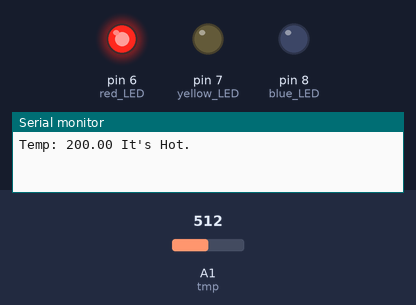
The sketch below on a simulated Arduino Uno, built with avr-gcc and run on an emulated ATmega328P. Parts: output pins drawn as LEDs (lit = HIGH), the last lines printed to the serial monitor. The inputs (shaded band) are chosen by the test bench; at power-on: A1 (tmp) = 512.

Above: at 1.8 s.
1.9 s: A1 (tmp) set to 266
4.2 s: A1 (tmp) set to 245
At 6.8 s:
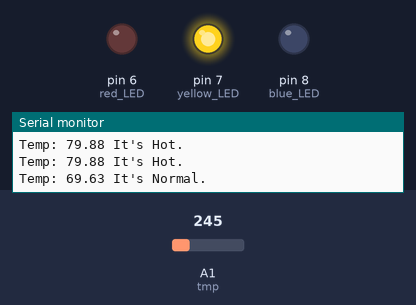
7.5 s: A1 (tmp) set to 152
10.3 s: A1 (tmp) set to 136
At 13.1 s:
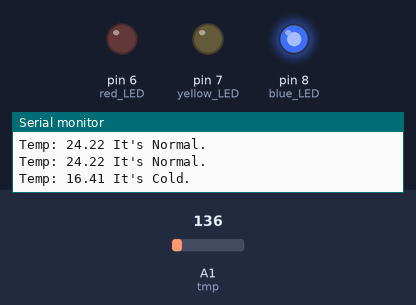
13.6 s: A1 (tmp) set to 306
At 15.7 s:
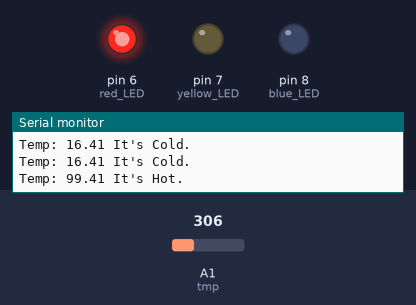
16.6 s: A1 (tmp) set to 122
At 19.5 s:
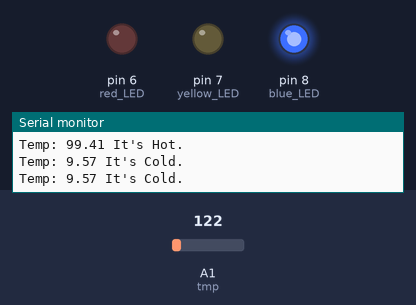
Timing chart, 0 to 20.7 s (numbered marks = the images above; inputs shaded):
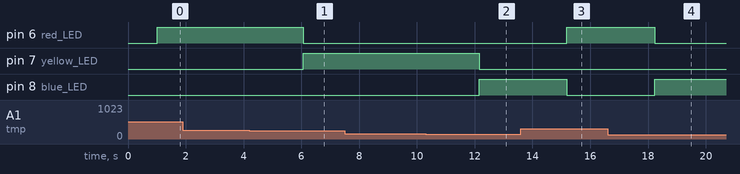

The sketch:

main.ino
```cpp
// include the library code:
#include <LiquidCrystal.h>
LiquidCrystal lcd(12, 11, 5, 4, 3, 2);

float value;
int tmp = A1;
const int hot = 75;
const int cold = 20;

void setup() {
  pinMode(tmp, INPUT);
  pinMode(8, OUTPUT); //blue LED
  pinMode(7, OUTPUT); //yellow LED
  pinMode(6, OUTPUT); //red LED
  Serial.begin(9600);
}

void loop() {
  value = analogRead(tmp)*0.004882814;
  value = (value - 0.5) * 100.0;
  lcd.setCursor(0,1);
  lcd.print("Temp:");
  lcd.print(value);
  delay(1000);
  lcd.clear();


  Serial.print("Temp: ");
  Serial.print(value);

  if (value < cold) { //cold
    digitalWrite(8, HIGH);
    digitalWrite(7, LOW);
    digitalWrite(6, LOW);
    Serial.println(" It's Cold.");
  }
  else if (value >= hot) { //hot
    digitalWrite(8, LOW);
    digitalWrite(7, LOW);
    digitalWrite(6, HIGH);
    Serial.println(" It's Hot.");
  }
  else { //Normal
    digitalWrite(8, LOW);
    digitalWrite(7, HIGH);
    digitalWrite(6, LOW);
    Serial.println(" It's Normal.");
  }
  delay(10);
}
```

Measured:
- the behaviour switches between 256 and 255 on A1 (tmp) (found by bisection; images 0 and 1)
- the behaviour switches between 144 and 143 on A1 (tmp) (found by bisection; images 1 and 2)
- after the input at 4.2 s, pin 6 (red_LED): HIGH → LOW after 1.9 s; pin 7 (yellow_LED): LOW → HIGH after 1.9 s
- after the input at 10.3 s, pin 7 (yellow_LED): HIGH → LOW after 1.9 s; pin 8 (blue_LED): LOW → HIGH after 1.9 s
- after the input at 13.6 s, pin 6 (red_LED): LOW → HIGH after 1.6 s; pin 8 (blue_LED): HIGH → LOW after 1.6 s
- after the input at 16.6 s, pin 6 (red_LED): HIGH → LOW after 1.6 s; pin 8 (blue_LED): LOW → HIGH after 1.6 s
